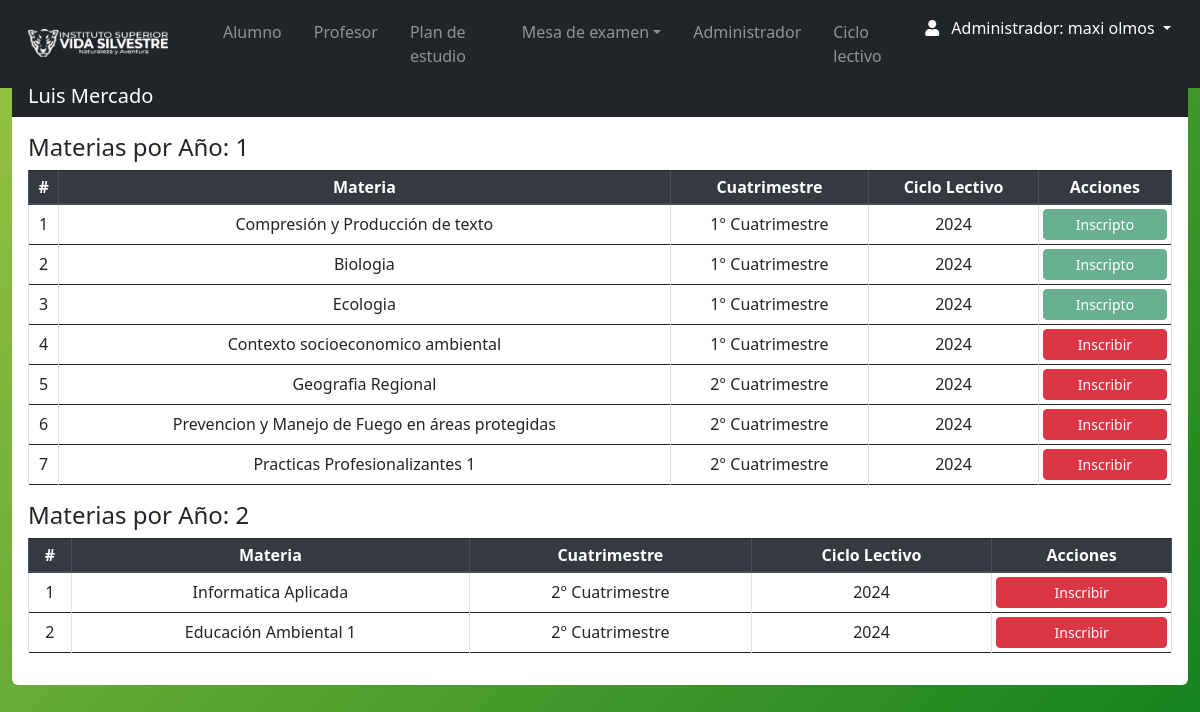
Page /Views/admin/alumno_inscripcion.php?id=2 (signed in) on the committed database.
### tables this page shows
CREATE TABLE `materia` (
  `id_materia` int(11) NOT NULL,
  `Nombre` varchar(255) DEFAULT NULL,
  `descripcion` varchar(50) DEFAULT NULL,
  `horas` varchar(5) DEFAULT NULL,
  `num_resolucion` varchar(15) DEFAULT NULL,
  `año_cursado` varchar(5) NOT NULL,
  `id_tipo` int(11) DEFAULT NULL,
  `estado` varchar(11) DEFAULT NULL,
  `plan_estudio` varchar(50) DEFAULT NULL
);

CREATE TABLE `ciclo_lectivo` (
  `id_ciclo` int(11) NOT NULL,
  `nombre_ciclo` varchar(50) DEFAULT NULL,
  `fecha_inicio` date DEFAULT NULL,
  `fecha_fin` date DEFAULT NULL,
  `Estado` varchar(11) DEFAULT NULL,
  `created_at` timestamp NOT NULL DEFAULT current_timestamp(),
  `updated_at` timestamp NOT NULL DEFAULT current_timestamp() ON UPDATE current_timestamp(),
  `ciclo_actual` tinyint(4) NOT NULL
);

### Views/admin/alumno_inscripcion.php (the view, shortened to what this page needs)
<?php
require 'navbar.php';
require '../../conn/connection.php';
$alumno_id = filter_input(INPUT_GET, 'id', FILTER_SANITIZE_NUMBER_INT);
$nombre_completo = obtenerNombreCompletoAlumno($conexion, $alumno_id);
$materias = obtenerMateriasActivas($conexion);
$inscripciones_alumno = obtenerInscripcionesAlumno($conexion, $alumno_id);
$ciclo = obtenerCicloLectivoActual($conexion);
$select_ciclo = $ciclo['id_ciclo'] ?? '';
function obtenerNombreCompletoAlumno($conexion, $alumno_id) {
    $stmt = $conexion->prepare("SELECT CONCAT(nombre, ' ', apellido) AS nombre_completo FROM persona WHERE id_persona = ?");
    $stmt->bind_param("i", $alumno_id);
    $stmt->execute();
    return $stmt->get_result()->fetch_assoc()['nombre_completo'] ?? "Alumno no encontrado";
}
function obtenerMateriasActivas($conexion) {
    $stmt = $conexion->prepare("SELECT * FROM materia WHERE estado = 'Activo'");
    $stmt->execute();
    return $stmt->get_result()->fetch_all(MYSQLI_ASSOC);
}
function obtenerInscripcionesAlumno($conexion, $alumno_id) {
    $stmt = $conexion->prepare("SELECT id_materia, id_ciclo, estado FROM alumno_materia WHERE id_persona = ?");
    $stmt->bind_param("i", $alumno_id);
    $stmt->execute();
    $result = $stmt->get_result();
    $inscripciones = [];
    while ($row = $result->fetch_assoc()) {
        $inscripciones[$row['id_materia']][$row['id_ciclo']] = $row['estado'];
    }
    return $inscripciones;
}
function obtenerCicloLectivoActual($conexion) {
    $stmt = $conexion->prepare("SELECT id_ciclo, nombre_ciclo FROM ciclo_lectivo WHERE ciclo_actual = 1 LIMIT 1");
    $stmt->execute();
    return $stmt->get_result()->fetch_assoc();
}
$materias_por_año = [];
foreach ($materias as $materia) {
    $año_cursado = $materia['año_cursado'] ?? 'Sin especificar';
    $materias_por_año[$año_cursado][] = $materia;
}
?>
<section class="content mt-3">
    <div class="row m-auto">
        <div class="col-sm">
            <div class="card rounded-2 border-0">
                <div class="card-header bg-dark text-white pb-0">
                    <h5 class="d-inline-block"><?php echo htmlspecialchars($nombre_completo); ?></h5>
                </div>
                <div class="card-body table-responsive">
                    <?php foreach ($materias_por_año as $año => $materias): ?>
                        <h4>Materias por Año: <?php echo htmlspecialchars($año); ?></h4>
                        <table class="table table-bordered table-sm">
                            <thead class="thead-dark">
                                <tr>
                                    <th>#</th>
                                    <th>Materia</th>
                                    <th>Cuatrimestre</th>
                                    <th>Ciclo Lectivo</th>
                                    <th>Acciones</th>
                                </tr>
                            </thead>
                            <tbody>
                                <?php foreach ($materias as $index => $materia): ?>
                                <tr>
                                    <td><?php echo $index + 1; ?></td>
                                    <td><?php echo htmlspecialchars($materia['Nombre']); ?></td>
                                    <td><?php echo htmlspecialchars($materia['plan_estudio']); ?></td>
                                    <td><?php echo htmlspecialchars($ciclo['nombre_ciclo']); ?></td>
                                    <td>
                                        <?php if (isset($inscripciones_alumno[$materia['id_materia']][$select_ciclo]) && $inscripciones_alumno[$materia['id_materia']][$select_ciclo] == 'Inscripto'): ?>
                                            <button class="btn btn-success btn-sm btn-block" disabled>Inscripto</button>
                                        <?php else: ?>
                                            <form action="<?php echo htmlspecialchars($_SERVER['PHP_SELF']) . '?id=' . $alumno_id; ?>" method="post">
                                                <button type="submit" class="btn btn-danger btn-sm btn-block">Inscribir</button>
                                            </form>
                                        <?php endif; ?>
                                    </td>
                                </tr>
                                <?php endforeach; ?>
                            </tbody>
                        </table>
                    <?php endforeach; ?>
                </div>
            </div>
        </div>
    </div>
</section>

### css/style.css (style rules this page uses)
body { background: linear-gradient(135deg, #98c343, #10801c); position: relative; padding-bottom: 10px; min-height: 100vh; }
th, td { text-align: center !important; vertical-align: middle !important; }

### rows in the picture
materia: Nombre "Compresión y Producción de texto", plan_estudio "1° Cuatrimestre", shows "Inscripto"
ciclo_lectivo: nombre_ciclo "2024"
materia: Nombre "Biologia", plan_estudio "1° Cuatrimestre", shows "Inscripto"
materia: Nombre "Ecologia", plan_estudio "1° Cuatrimestre", shows "Inscripto"
materia: Nombre "Contexto socioeconomico ambiental", plan_estudio "1° Cuatrimestre"
materia: Nombre "Geografia Regional", plan_estudio "2° Cuatrimestre"
materia: Nombre "Prevencion y Manejo de Fuego en áreas protegidas", plan_estudio "2° Cuatrimestre"
materia: Nombre "Practicas Profesionalizantes 1", plan_estudio "2° Cuatrimestre"
materia: Nombre "Informatica Aplicada", plan_estudio "2° Cuatrimestre"
materia: Nombre "Educación Ambiental 1", plan_estudio "2° Cuatrimestre"

### other values in the picture
$_SESSION['nombre'] "maxi"
$_SESSION['apellido'] "olmos"
$nombre_completo "Luis Mercado"
$año "1"
$año "2"
